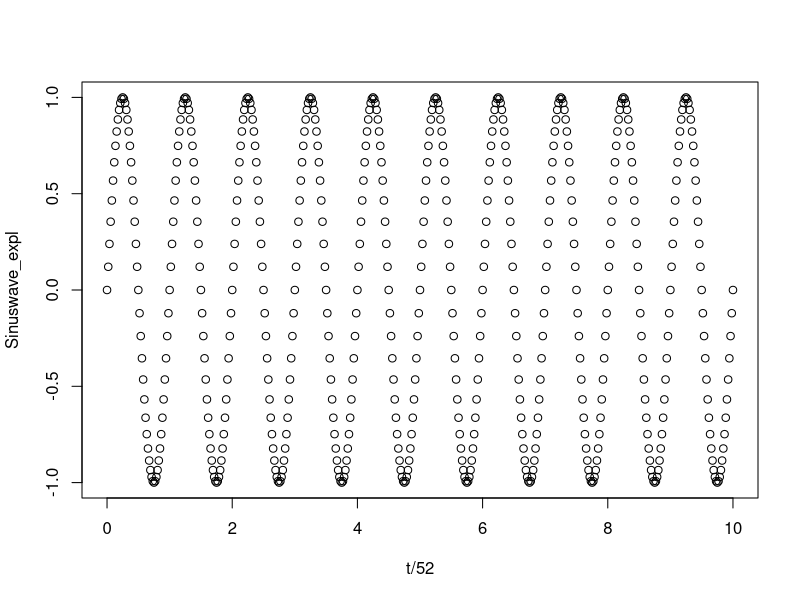
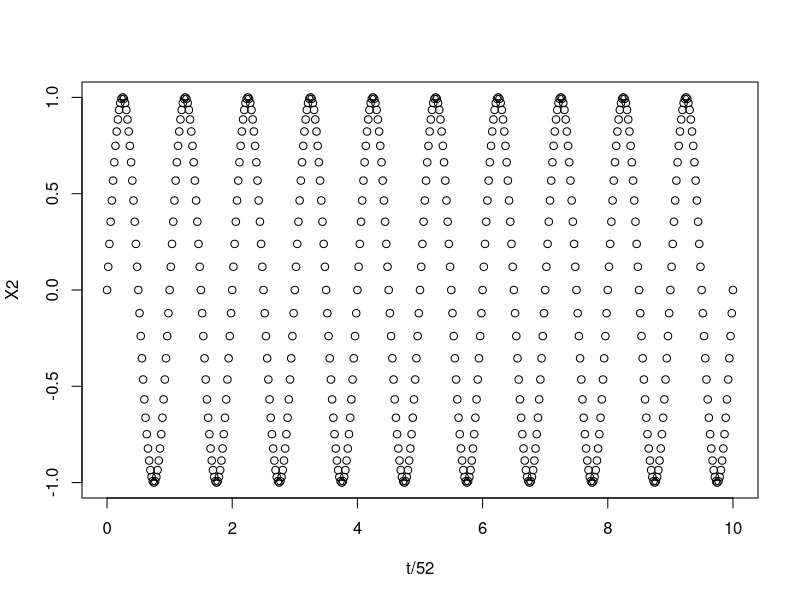
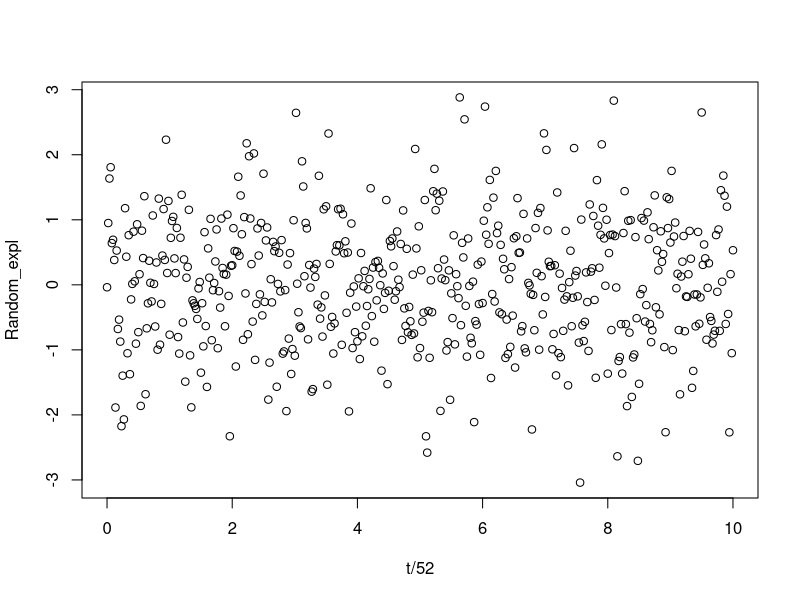
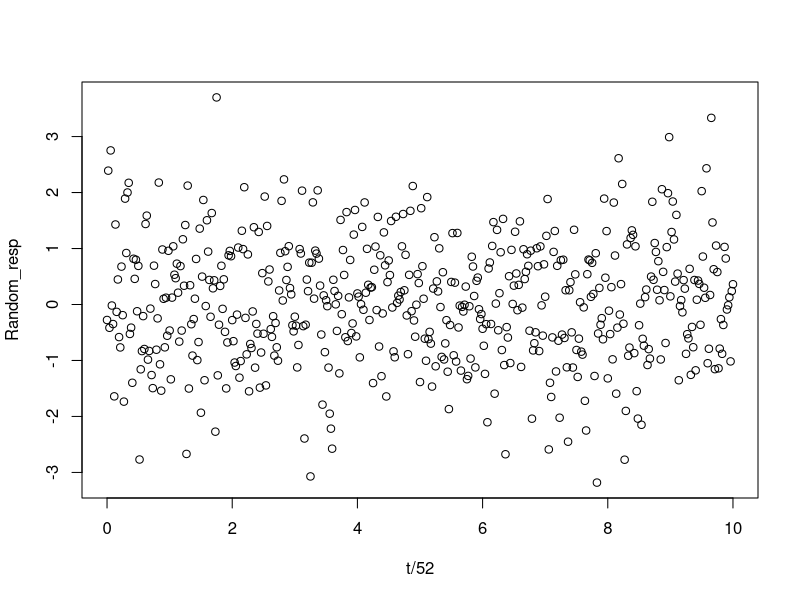
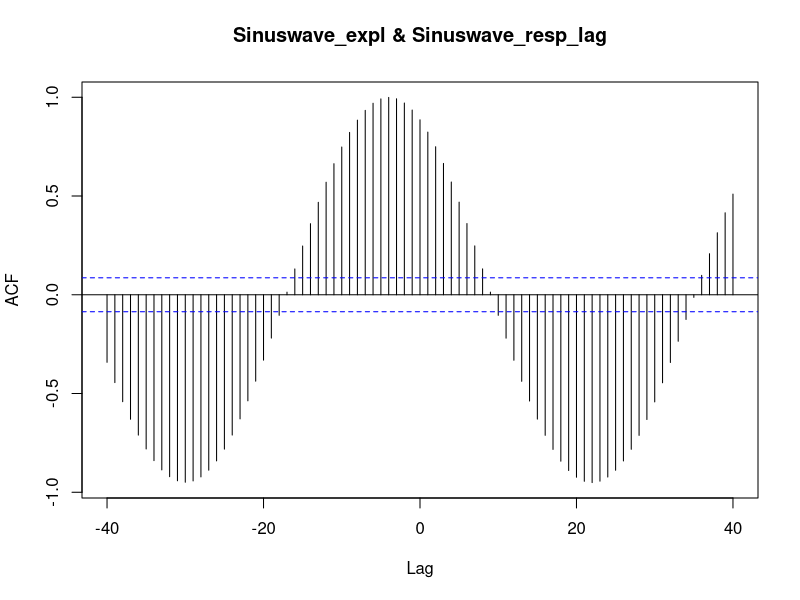
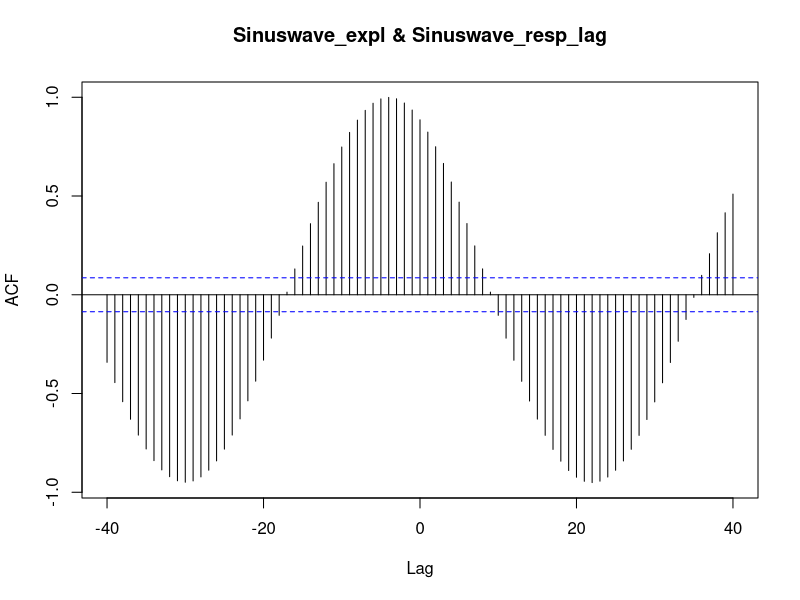
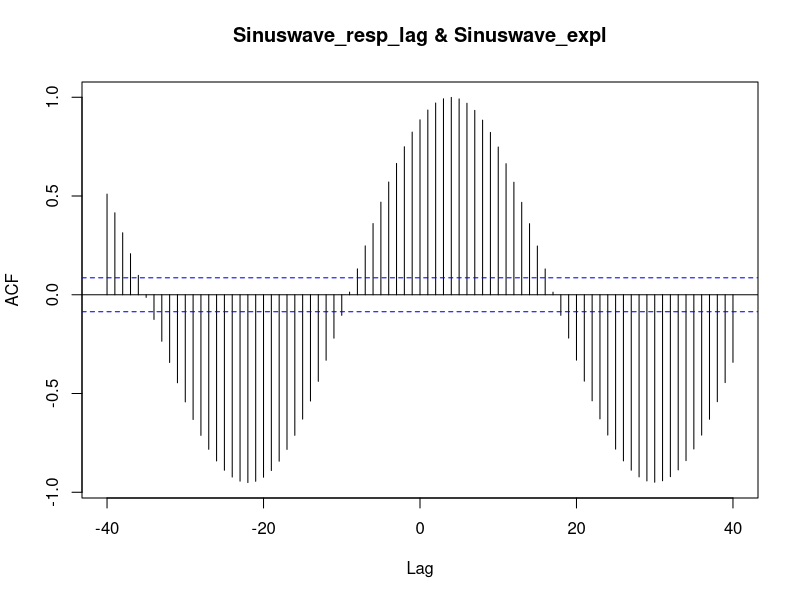
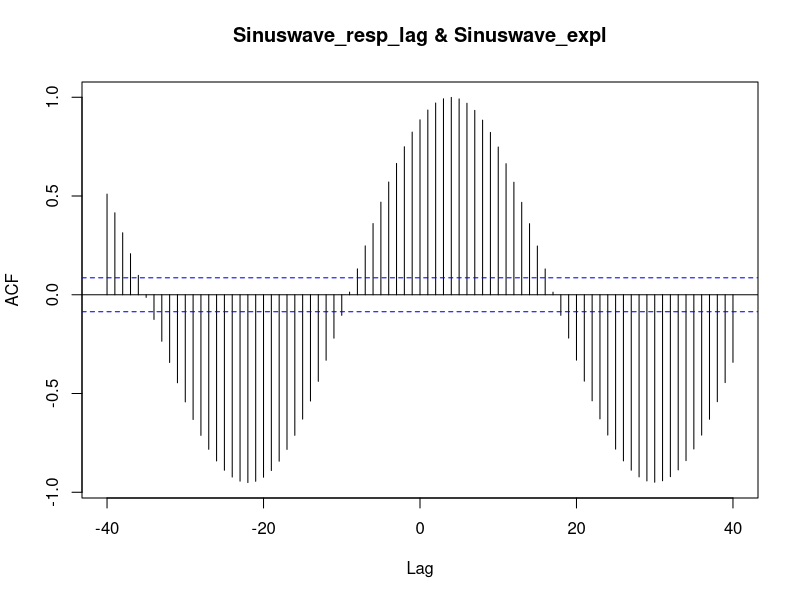

Source code (R) for these figures, in order: (Note: this script raises an error after producing the figures.)
#this script is to simulate different uni- and multivariate datasets and test statistical methods, e.g. method by Lebl et al. 2013
# using cross-correlation maps and Poisson regression and genetic algorithms
library(lattice)

rm(list = ls());

#create univariate time-series of length 10*52, sinusoidal with wavelength of 52 weeks, amplitude of 1
t=seq(0,520,1);
Sinuswave_expl<-ts(1*sin(2*pi*1/52*t))
plot(t/52,Sinuswave_expl)

#create another univariate time-series of length 10*52, sinusoidal with wavelength of 52 weeks, amplitude of 1
t=seq(0,520,1);
X2<-ts(1*sin(2*pi*1/52*t))
plot(t/52,X2)

#create a random noise explanatory variable with mean 0 and sd 1 with same length
t=seq(0,520,1);
Random_expl<-ts(rnorm(length(t)));
plot(t/52,Random_expl)

#create a random noise response variable with mean 0 and sd 1 with same length
t=seq(0,520);
Random_resp<-ts(rnorm(length(t)));
plot(t/52,Random_resp)

#create response variable perfectly related to X1 with a time lag of 4 weeks
Sinuswave_resp_lag=Sinuswave_expl[(length(Sinuswave_expl)-3):length(Sinuswave_expl)];
Sinuswave_resp_lag<-c(Sinuswave_resp_lag,Sinuswave_expl[1:(length(Sinuswave_expl)-4)]);
Sinuswave_resp_lag<-ts(Sinuswave_resp_lag);

#now let's see the cross-correlation function between Y2 and X1
Sinuswave_resp_lag_Sinuswave_expl_ccf<-ccf(Sinuswave_expl,Sinuswave_resp_lag,lag.max=40)
plot(Sinuswave_resp_lag_Sinuswave_expl_ccf)

#now let's try the opposite
Sinuswave_expl_Sinuswave_resp_lag_ccf<-ccf(Sinuswave_resp_lag,Sinuswave_expl,lag.max=40)
plot(Sinuswave_expl_Sinuswave_resp_lag_ccf)

#now let's try what we get between Y2 and random explanatory X3
Sinuswave_resp_lag_Random_expl_ccf<-ccf(Random_expl,Sinuswave_resp_lag,lag.max=40)
plot(Sinuswave_resp_lag_Random_expl_ccf)

#now let's try what we get between random Y1 and explanatory X1
Random_resp_Sinuswave_expl_ccf<-ccf(Sinuswave_expl,Random_resp,lag.max=40)
plot(Random_resp_Sinuswave_expl_ccf)

#now let's try what we get between random Y1 and random X3
Random_resp_Random_expl_ccf<-ccf(Random_expl,Random_resp,lag.max=40)
plot(Random_resp_Random_expl_ccf) #note that there are significant peaks (by random)

#let's make a new explanatory variable with sum of sine wave and random noise w 1/5th weight
Mixed_expl=Sinuswave_expl+Random_expl/5
plot(Mixed_expl)

#let's make a new response variable with sum of sine wave and random noise w 1/5th weight
Mixed_resp_lag=Sinuswave_resp_lag+Random_resp/5
plot(Mixed_resp_lag)

#now let's try what we get between sine wave Y2 and mixed X4 # still pretty good
Sinuswave_resp_lag_Mixed_expl_ccf<-ccf(Mixed_expl,Sinuswave_resp_lag,lag.max=40)
plot(Sinuswave_resp_lag_Mixed_expl_ccf)

#now let's try what we get between mixed Y3 and sine wave X1 #still pretty good
Mixed_resp_lag_Sinuswave_expl_ccf<-ccf(Sinuswave_expl,Mixed_resp_lag,lag.max=40)
plot(Mixed_resp_lag_Sinuswave_expl_ccf)

#now let's try what we get between mixed Y3 and mixed X4 #still pretty good #still pretty good
Y3_X4_ccf<-ccf(X4,Y3,lag.max=40)
plot(Y3_X4_ccf) #strong signal

#now what if I difference both Y2 and X1
diff_X1<-diff(X1)
plot(diff_X1)
diff_Y2<-diff(Y2)
lines(diff_Y2,col="red")

#let's look at ccf between differenced Y2 and X1
diff_Y2_diff_X1_ccf<-ccf(diff_X1,diff_Y2,lag.max=40)
plot(diff_Y2_diff_X1_ccf)   #still the same, working good

#now what if I difference both Y3 and X4
diff_X4<-diff(X4)
plot(diff_X4)
diff_Y3<-diff(Y3)
lines(diff_Y3,col="red")

#let's look at ccf between differenced Y3 and X4
diff_Y3_diff_X4_ccf<-ccf(diff_X4,diff_Y3,lag.max=40)
plot(diff_Y3_diff_X4_ccf)   #more noisy, hard to pick out exact lag #noise destroys information in cross-correlation function

#let's try to do cross-correlation map between Y2 and X1
max.lag=20;
CCM_matrix<-NULL;
for (i in (max.lag+1):length(Sinuswave_expl))
for (j in 0:max.lag)
for (k in j:max.lag)
CCM_matrix<-rbind(CCM_matrix,c(i,j,k,mean(Sinuswave_expl[(i-k):(i-j)],na.rm=TRUE)));

CCM_corr_matrix<-NULL;
for (j in 0:max.lag)
for (k in 0:max.lag)
{
	relevant_rows<-which(CCM_matrix[,2]==j&CCM_matrix[,3]==k);
	if (length(relevant_rows)>0)
	{
	estimate_Pearson<-cor.test(CCM_matrix[relevant_rows,4],Sinuswave_resp_lag[CCM_matrix[relevant_rows,1]],method="pearson")$estimate;
	estimate_Spearman<-cor.test(CCM_matrix[relevant_rows,4],Sinuswave_resp_lag[CCM_matrix[relevant_rows,1]],method="spearman")$estimate;	
	}
	if (length(relevant_rows)==0) {estimate_Pearson=NA;estimate_Spearman=NA};
CCM_corr_matrix<-rbind(CCM_corr_matrix,c(j,k,estimate_Pearson,estimate_Spearman));
}

rgb.palette <- colorRampPalette(c("blue", "cyan", "green","yellow", "red" , "darkred"), space = "rgb")

#let's visualize CCM for Pearson correlation

Pearson_corr_matrix<-matrix(CCM_corr_matrix[,3], nrow=21, ncol=21, dimnames=list(c(1:21), c(1:21)))
levelplot(Pearson_corr_matrix, xlab="", ylab="", main="Pearson Y2~X1", col.regions=rgb.palette(100), cuts=40)

#let's visualize CCM for Spearman correlation

Spearman_corr_matrix<-matrix(CCM_corr_matrix[,4], nrow=21, ncol=21, dimnames=list(c(1:21), c(1:21)))
levelplot(Spearman_corr_matrix, xlab="", ylab="", main="Spearman Y2~X1", col.regions=rgb.palette(100), cuts=40)

#let's compare Pearson's to Spearman's correlation #almost the same in this case
plot(CCM_corr_matrix[,3],CCM_corr_matrix[,4],xlab="Pearson's",ylab="Spearman's")
lm_comparison<-lm(CCM_corr_matrix[,3]~CCM_corr_matrix[,4])

#maximum of the corrplot (Spearmans) correctly identifies the lag 4,4 as the highest correlation
CCM_corr_matrix[which(CCM_corr_matrix[,4]==max(CCM_corr_matrix[,4],na.rm=T)),]

#maximum of the corrplot (Pearsons) correctly identifies the lag 4,4 as the highest correlation
CCM_corr_matrix[which(CCM_corr_matrix[,3]==max(CCM_corr_matrix[,3],na.rm=T)),]

#let's check if the diagonal of the Pearson's correlation matches with the ccf
diag_Pearson<-Pearson_corr_matrix[seq(1,length(Pearson_corr_matrix),22)];
ccf_estimates<-Y2_X1_ccf$acf[41:21]
plot(diag_Pearson,ccf_estimates,xlab="Pearson's",ylab="ccf")

#let's try the CCM with the noisy dataset Y3 and X4
max.lag=20;
CCM_matrix<-NULL;
for (i in (max.lag+1):length(Mixed_expl))
for (j in 0:max.lag)
for (k in j:max.lag)
CCM_matrix<-rbind(CCM_matrix,c(i,j,k,mean(Mixed_expl[(i-k):(i-j)],na.rm=TRUE)));

CCM_corr_matrix<-NULL;
for (j in 0:max.lag)
for (k in 0:max.lag)
{
	relevant_rows<-which(CCM_matrix[,2]==j&CCM_matrix[,3]==k);
	if (length(relevant_rows)>0)
	{
	estimate_Pearson<-cor.test(CCM_matrix[relevant_rows,4],Mixed_resp_lag[CCM_matrix[relevant_rows,1]],method="pearson")$estimate;
	estimate_Spearman<-cor.test(CCM_matrix[relevant_rows,4],Mixed_resp_lag[CCM_matrix[relevant_rows,1]],method="spearman")$estimate;	
	}
	if (length(relevant_rows)==0) {estimate_Pearson=NA;estimate_Spearman=NA};
CCM_corr_matrix<-rbind(CCM_corr_matrix,c(j,k,estimate_Pearson,estimate_Spearman));
}

#let's visualize CCM for Pearson correlation

Pearson_corr_matrix<-matrix(CCM_corr_matrix[,3], nrow=21, ncol=21, dimnames=list(c(1:21), c(1:21)))
levelplot(Pearson_corr_matrix, xlab="", ylab="", main="Pearson Y3~X4", col.regions=rgb.palette(100), cuts=40)

#let's visualize CCM for Spearman correlation

Spearman_corr_matrix<-matrix(CCM_corr_matrix[,4], nrow=21, ncol=21, dimnames=list(c(1:21), c(1:21)))
levelplot(Spearman_corr_matrix, xlab="", ylab="", main="Spearman Y3~X4", col.regions=rgb.palette(100), cuts=40)

#let's compare Pearson's to Spearman's correlation #almost the same in this case
plot(CCM_corr_matrix[,3],CCM_corr_matrix[,4],xlab="Pearson's",ylab="Spearman's")
lm_comparison<-lm(CCM_corr_matrix[,3]~CCM_corr_matrix[,4])

#let's check if the diagonal of the Pearson's correlation matches with the ccf
diag_Pearson<-Pearson_corr_matrix[seq(1,length(Pearson_corr_matrix),22)];
ccf_estimates<-Y3_X4_ccf$acf[41:21]
plot(diag_Pearson,ccf_estimates,xlab="Pearson's",ylab="ccf")

#maximum of the corrplot (Spearmans) correctly identifies the lag 4,4 as the highest correlation
CCM_corr_matrix[which(CCM_corr_matrix[,4]==max(CCM_corr_matrix[,4],na.rm=T)),]

#maximum of the corrplot (Pearsons) correctly identifies the lag 4,4 as the highest correlation
CCM_corr_matrix[which(CCM_corr_matrix[,3]==max(CCM_corr_matrix[,3],na.rm=T)),]

#check if the ccf is doing what it's supposed to be doing
cor.test(Y3[1:length(Y3)],X4[1:(length(X4)-1)])  #ccf works with lags of x[t+k] and y[t]